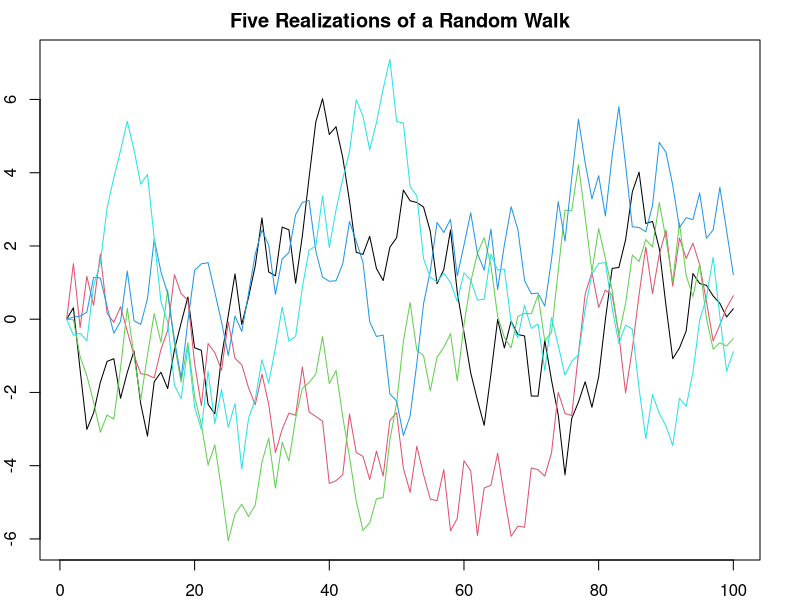

Write the R code that produced this figure.
# Setting up the initial value for the random walk and the number of steps
x0 = 0
T = 100

# Generate T number of IID uniform random variables for each realization
x = matrix(runif(T*5, min = -1, max = 1), ncol = 5)

# Scale the random variables to have mean 0 and standard deviation 1
x = scale(x)

# Setting up the first row of each realization to x0
x[1,] = x0

# Compute the cumulative sum of each realization to get the random walk
y = apply(x, 2, cumsum)

# Setting up the plot margin for 2 units for each side
par(mar = rep(2,4))

# Plotting the five realizations of random walks
matplot(y, type='l', lty = 1, col = 1:5, main = "Five Realizations of a Random Walk")


